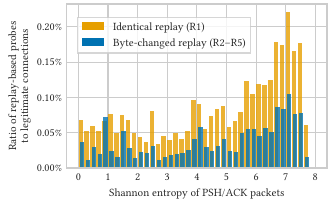

Write Python code to recreate this figure.
#!/usr/bin/env python3

# Usage: replayed_ratio_exp3.py bj6-new_sfo4/bj6-new_sfo4.csv.xz replayed_ratio_exp3.pdf

import getopt
import sys

import matplotlib
import matplotlib.pyplot as plt
import numpy as np
import pandas as pd

import common

FIGSIZE = (common.COLUMNWIDTH, 2.0)
BINS = pd.interval_range(0.0, 8.0, 40)

# Read packets from CSV.
WANTED_PAYLOAD_TYPES = [0, 1, 2]
WANTED_COLUMNS = [
    "frame_num",
    "frame_epoch_time",
    "payload_type",
    "entropy",
]
_, (csv_filename, output_filename) = getopt.gnu_getopt(sys.argv[1:], "")
csv_iter = pd.read_csv(csv_filename, usecols=WANTED_COLUMNS, delimiter=";", iterator=True, chunksize=10000)
packets = pd.concat([chunk[chunk.payload_type.isin(WANTED_PAYLOAD_TYPES)] for chunk in csv_iter])

# Extract the subsets of packets we want to plot.
legit_psh_ack_packets = packets[packets.payload_type == 0]
replay_type1_packets = packets[packets.payload_type == 1]
replay_type2_packets = packets[packets.payload_type == 2]

fig = plt.figure(figsize=FIGSIZE)
ax = plt.axes()
ax.xaxis.set_major_locator(matplotlib.ticker.MultipleLocator(1))
ax.yaxis.set_major_formatter(matplotlib.ticker.PercentFormatter(1.0, decimals=2))

def count_entropy(packets, bins):
    return pd.cut(packets["entropy"], bins).value_counts().sort_index()

legit_psh_ack_entropy = count_entropy(legit_psh_ack_packets, BINS)
replay_type1_entropy = count_entropy(replay_type1_packets, BINS)
replay_type2_entropy = count_entropy(replay_type2_packets, BINS)

def plot_sequence(num, denom, bins, offset, label, color):
    ax.bar(bins.mid + offset, np.divide(num, denom), 0.15, label=label, color=color, alpha=0.8)

plot_sequence(replay_type1_entropy, legit_psh_ack_entropy, BINS, -0.02, "Identical replay (R1)", common.COLOR_IDENTICAL_REPLAY)
plot_sequence(replay_type2_entropy, legit_psh_ack_entropy, BINS, +0.02, "Byte-changed replay (R2–R5)", common.COLOR_BYTECHANGED_REPLAY)

ax.set(xlabel="Shannon entropy of PSH/ACK packets", ylabel="Ratio of replay-based probes\nto legitimate connections")
legend = ax.legend(loc="upper left", bbox_to_anchor=(0.02, 0.95))
# Make legend markers fully opaque: https://stackoverflow.com/a/42403471.
for handle in legend.legendHandles:
    handle.set_alpha(1)

fig.subplots_adjust(left=0.20, bottom=0.16, right=0.98, top=0.98)
fig.savefig(output_filename, metadata={"CreationDate": None})
